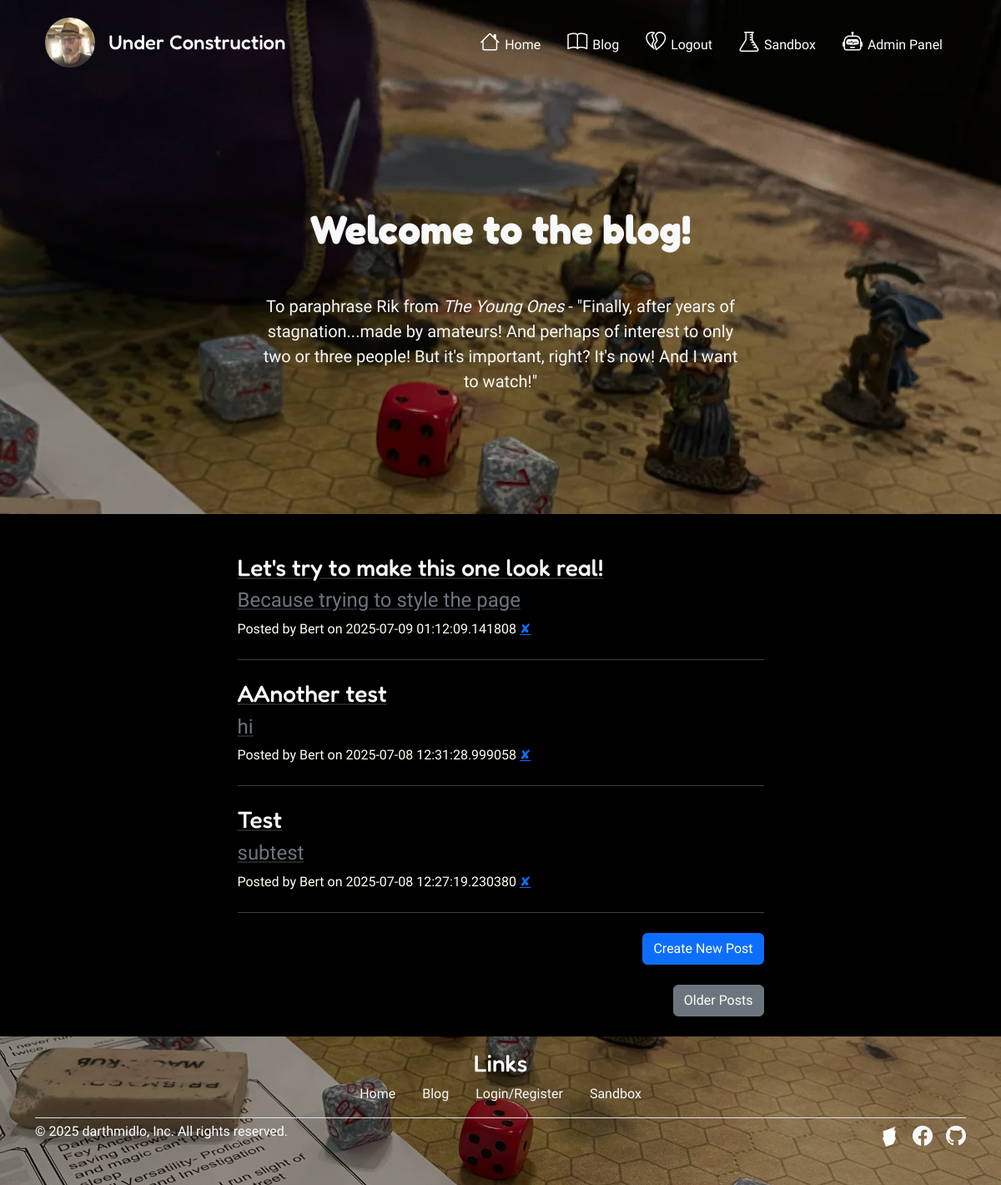
The page /blog (signed in) on the database its author committed.
### app.py (models this page shows, shortened)
class BlogPost(db.Model):
    __tablename__ = "blog_posts"
    id: Mapped[int] = mapped_column(Integer, primary_key=True)
    author_id: Mapped[int] = mapped_column(ForeignKey("users.id"), nullable=False)
    author: Mapped["User"] = relationship(back_populates="posts")
    title: Mapped[str] = mapped_column(String(250), unique=True, nullable=False)
    subtitle: Mapped[str] = mapped_column(String(250), nullable=False)
    date: Mapped[datetime] = mapped_column(default=datetime.utcnow, nullable=False)
    updated_at: Mapped[datetime] = mapped_column(
        default=datetime.utcnow, onupdate=datetime.utcnow
    )
    is_published: Mapped[bool] = mapped_column(default=True, nullable=False)
    body: Mapped[str] = mapped_column(Text, nullable=False)
    img_url: Mapped[str] = mapped_column(String(250), nullable=True)
    slug: Mapped[str] = mapped_column(String(250), unique=True, nullable=False)
    comments: Mapped[List["Comment"]] = relationship(
        back_populates="parent_post",
        cascade="all, delete",  # Auto delete comments if a post is deleted
    )

class User(UserMixin, db.Model):
    __tablename__ = "users"
    id: Mapped[int] = mapped_column(Integer, primary_key=True)
    email: Mapped[str] = mapped_column(String(100), unique=True, nullable=False)
    password: Mapped[str] = mapped_column(String(100), nullable=False)
    name: Mapped[str] = mapped_column(String(100), nullable=False)
    admin: Mapped[bool] = mapped_column(default=False, nullable=False)
    is_active: Mapped[bool] = mapped_column(default=True, nullable=False)
    posts: Mapped[List["BlogPost"]] = relationship(back_populates="author")
    comments: Mapped[List["Comment"]] = relationship(back_populates="comment_author")

### app.py (the view)
@app.route("/blog")
def blog_posts():
    print(current_user.admin)
    result = db.session.execute(db.select(BlogPost).order_by(BlogPost.date.desc()))
    posts=result.scalars().all()
    return render_template("blog.html", all_posts=posts)

### app.py (called while the page is built)
@login_manager.user_loader
def load_user(user_id):
    return db.session.get(User, int(user_id))

### templates/blog.html
{% extends 'base.html' %} {% block content %}
<section class="position-relative">
  <div class="px-4 py-5 my-5 text-center text-light">
    <h1 class="display-5 fw-bold my-5">Welcome to the blog!</h1>
    <div class="col-lg-6 mx-auto">
      <p class="lead my-5">
        To paraphrase Rik from <em>The Young Ones</em> - "Finally, after years
        of stagnation...made by amateurs! And perhaps of interest to only two or
        three people! But it's important, right? It's now! And I want to watch!"
      </p>
    </div>
  </div>
</section>
<section class="section-bg">
  <div class="container mx-auto position-relative">
    <div class="row gx-4 gx-lg-5 justify-content-center">
      <div class="col-md-10 col-lg-8 col-xl-7 mt-5">
        {% for post in all_posts %}
        <div>
          <a
            class="link-underline-dark"
            href="{{ url_for('show_post', post_id=post.id) }}"
          >
            <h3 class="link-light">{{ post.title }}</h3>
            <h4 class="link-secondary">{{ post.subtitle }}</h4>
          </a>
          <p>
            Posted by {{ post.author.name }} on {{ post.date }}
            {% if current_user.admin == True %}
            <a href="#">✘</a>
            {% endif %}
          </p>
        </div>
        <hr class="my-4" />
        {% endfor %}
        <div class="d-flex justify-content-end mb-4">
          <a
            class="btn btn-primary float-right"
            href="{{ url_for('new_post') }}"
            >Create New Post</a
          >
        </div>
        <div class="d-flex justify-content-end mb-4">
          <a class="btn btn-secondary" href="#">Older Posts</a>
        </div>
      </div>
    </div>
  </div>
</section>
{% endblock %}

### templates/base.html (shortened to what this page needs)
<!DOCTYPE html>
<html lang="en">
  <head>
    <link
      href="https://cdn.jsdelivr.net/npm/bootstrap@5.3.6/dist/css/bootstrap.min.css"
      rel="stylesheet"
    />
    <link
      rel="stylesheet"
      href="https://cdn.jsdelivr.net/npm/bootstrap-icons@1.13.1/font/bootstrap-icons.css"
    />
    <link rel="stylesheet" href="../static/css/style.css" />
    <link
      rel="stylesheet"
      href="https://cdnjs.cloudflare.com/ajax/libs/font-awesome/6.5.0/css/all.min.css"
    />
    <link
      rel="stylesheet"
      href="https://cdn.jsdelivr.net/npm/trumbowyg@2.27.3/dist/ui/trumbowyg.min.css"
    />
  </head>
  <body class="bg-wallpaper bg-overlay">
    {% include 'header.html' %}
    <main>{% block content %}{% endblock %}</main>
    {% include 'footer.html' %}
  </body>
</html>

### templates/header.html (shortened to what this page needs)
<div class="z-1">
  <header class="position-relative">
    <div class="px-3 py-2">
      <div class="container">
        <nav class="navbar navbar-expand-lg position-relative">
          <div class="container-fluid">
            <a
              href="/"
              class="navbar-brand d-flex align-items-center text-white"
            >
              <img
                src="{{ url_for('static', filename='img/fedora-dave-tooned.jpeg' )}}"
                alt="cartoon Dave in Fedora"
                class="rounded-circle"
                style="height: 60px; width: 60px; object-fit: cover"
              />
              <h1 class="ms-3 mb-0 fs-4">Under Construction</h1>
            </a>
            <div
              class="collapse navbar-collapse justify-content-end"
              id="navbarNav"
            >
              <ul class="navbar-nav text-small">
                <li class="nav-item">
                  <a
                    class="nav-link text-white px-3"
                    href="{{ url_for('home') }}"
                  >
                    <i
                      class="bi bi-house"
                      style="font-size: 24px"
                      width="24"
                      height="24"
                      aria-hidden="true"
                    >
                    </i>
                    Home
                  </a>
                </li>
                <li class="nav-item">
                  <a
                    class="nav-link text-white px-3"
                    href="{{ url_for('blog_posts') }}"
                  >
                    <i class="bi bi-book" style="font-size: 24px"> </i>
                    Blog
                  </a>
                </li>
                {% if not current_user.is_authenticated %}
                <li class="nav-item">
                  <a
                    class="nav-link text-white px-3"
                    href="{{ url_for('login') }}"
                  >
                    <i class="bi bi-rocket" style="font-size: 24px"> </i>
                    Login/Register
                  </a>
                </li>
                {% else %}
                <li class="nav-item">
                  <a
                    class="nav-link text-white px-3"
                    href="{{ url_for('logout') }}"
                  >
                    <i class="bi bi-heartbreak" style="font-size: 24px"> </i>
                    Logout
                  </a>
                </li>
                {% endif %}
                <li class="nav-item">
                  <a class="nav-link text-white px-3" href="#">
                    <i class="bi bi-flask" style="font-size: 24px"> </i>
                    Sandbox
                  </a>
                </li>
                {% if current_user.admin == 1 %}
                <li class="nav-item">
                  <a class="nav-link text-white px-3" href="#">
                    <i class="bi bi-robot" style="font-size: 24px"> </i>
                    Admin Panel
                  </a>
                </li>
                {% endif %}
              </ul>
            </div>
          </div>
        </nav>
      </div>
    </div>
  </header>
</div>

### templates/footer.html
<div class="bg-wallpaper-footer">
  <div class="container position-relative">
    <footer class="py-3">
      <div class="row">
        <div class="col-12 mb-1">
          <h3 class="text-center">Links</h3>
          <ul class="nav justify-content-center">
            <li class="nav-item mb-2 mx-3">
              <a href="{{ url_for('home') }}" class="nav-link p-0 text-light"
                >Home</a
              >
            </li>
            <li class="nav-item mb-2 mx-3">
              <a
                href="{{ url_for('blog_posts') }}"
                class="nav-link p-0 text-light"
                >Blog</a
              >
            </li>
            <li class="nav-item mb-2 mx-3">
              <a href="#" class="nav-link p-0 text-light">Login/Register</a>
            </li>
            <li class="nav-item mb-2 mx-3">
              <a href="#" class="nav-link p-0 text-light">Sandbox</a>
            </li>
          </ul>
        </div>
      </div>
      <div
        class="d-flex flex-column flex-sm-row justify-content-between py-1 my-1 border-top"
      >
        <p>© 2025 darthmidlo, Inc. All rights reserved.</p>
        <ul class="list-unstyled d-flex">
          <li class="ms-3">
            <a
              class="link-light d-flex align-items-center"
              href="https://boardgamegeek.com/user/leadd"
              target="_blank"
              aria-label="Instagram"
            >
              <img
                src="../static/img/Simpleicons-Team-Simple-Boardgamegeek.512.png"
                alt="BGG logo"
                height="24"
                class="icon-img"
              />
            </a>
          </li>
          <li class="ms-3">
            <a
              class="link-light"
              href="https://www.facebook.com/david.deal.56"
              target="_blank"
              aria-label="Facebook"
            >
              <i class="bi bi-facebook" style="font-size: 24px"></i>
            </a>
          </li>
          <li class="ms-3">
            <a
              class="link-light"
              href="https://github.com/LeaDD?tab=repositories"
              target="_blank"
              rel="noopener noreferrer"
              aria-label="Github"
            >
              <i class="bi bi-github" style="font-size: 24px"></i>
            </a>
          </li>
        </ul>
      </div>
    </footer>
  </div>
</div>

### static/css/style.css (style rules this page uses)
.bg-wallpaper { background-image: url("../img/game-table.webp"); background-repeat: no-repeat; background-position: top center; background-attachment: fixed; background-size: cover; }
.bg-wallpaper-footer { background-image: linear-gradient(rgba(0,0,0,0.4), rgba(0,0,0,0.4)), url("../img/game-table.webp"); background-size: cover; background-position: center; background-repeat: no-repeat; color: white; }
.bg-overlay::before { content: ''; position: fixed; top: 0; right: 0; bottom: 0; left: 0; background: rgba(0,0,0,0.4); z-index: -1; pointer-events: none; }
h1, h2, h3, .hero-title, .section-title { font-family: 'Fredoka', sans-serif; font-weight: 500; }
body, p, li, a, .nav-link, .btn { font-family: 'Quicksand', sans-serif; font-weight: 400; }
.icon-img { height: 24px; filter: brightness(0) invert(1); vertical-align: middle; margin-top: 6px; }
.section-bg { background-color:black; color: ivory; }

### rows shown on the page
BlogPost: title "Let's try to make this one look real!", subtitle "Because trying to style the page", author.name "Bert", date "2025-07-09 01:12:09.141808"
BlogPost: title "AAnother test", subtitle "hi", author.name "Bert", date "2025-07-08 12:31:28.999058"
BlogPost: title "Test", subtitle "subtest", author.name "Bert", date "2025-07-08 12:27:19.230380"
